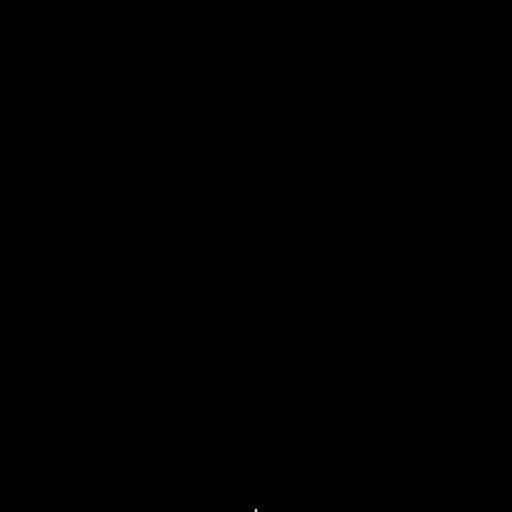
Frame 1 (no input)
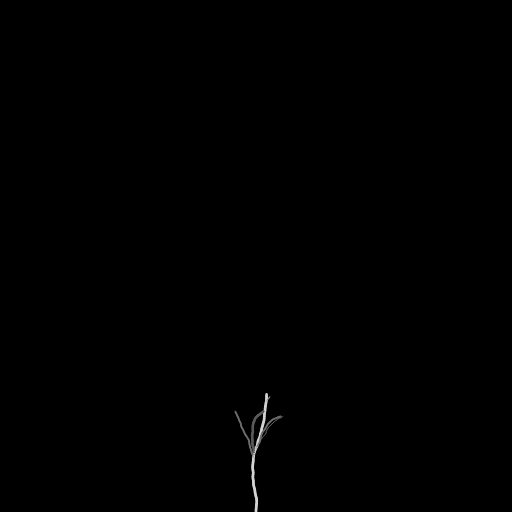
Frame 60 (no input)
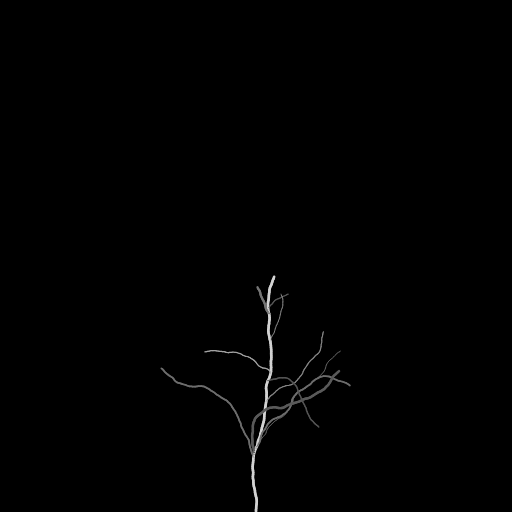
Frame 120 (the mouse pressed at the canvas centre since frame 60)

The p5.js sketch that drew these frames (run headless with seeded random() and noise() and a simulated clock; from frame 60 on, the mouse is pressed at the canvas centre):

// p5.js sketch
// ── sketch.js
/////////////////////////////////////////////////////////////////////////
//-----------------Universidad Nacional de las Artes-------------
//---Licenciatura en Artes Multimediales.
//---Artes Multimediales I (Catedra: Lacabanne).
/////////////////////////////////////////////////////////////////////////

//------------------Trabajo Practico I---------------------------

//...Título de la Obra: 'Migrando'
//...Año: 2025
//...Autor/a: OLIVA, Carolina Milena

/////////////////////////////////////////////////////////////////////////
//------------------Codigo:

// Segmento de Variables Glorbales:

let mitadCanvAncho, altoInicial, direccion, gris, grosor;
let reboteX = 1,
  reboteY = 1;

// Declarando la Raiz Principal y las diez raices que le brotan:
let raizUnoX,
  raizUnoY,
  raizUnoDireccion,
  raizUnoReboteX = 1,
  raizUnoReboteY = 1,
  raizUnoGris,
  raizUnoGrosor,
  raizUnoActivado = false;
let raizDosX,
  raizDosY,
  raizDosDireccion,
  raizDosReboteX = 1,
  raizDosReboteY = 1,
  raizDosGris,
  raizDosGrosor,
  raizDosActivado = false;
let raizTresX,
  raizTresY,
  raizTresDireccion,
  raizTresReboteX = 1,
  raizTresReboteY = 1,
  raizTresGris,
  raizTresGrosor,
  raizTresActivado = false;
let raizCuatroX,
  raizCuatroY,
  raizCuatroDireccion,
  raizCuatroReboteX = 1,
  raizCuatroReboteY = 1,
  raizCuatroGris,
  raizCuatroGrosor,
  raizCuatroActivado = false;
let raizCincoX,
  raizCincoY,
  raizCincoDireccion,
  raizCincoReboteX = 1,
  raizCincoReboteY = 1,
  raizCincoGris,
  raizCincoGrosor,
  raizCincoActivado = false;
let raizSeisX,
  raizSeisY,
  raizSeisDireccion,
  raizSeisReboteX = 1,
  raizSeisReboteY = 1,
  raizSeisGris,
  raizSeisGrosor,
  raizSeisActivado = false;
let raizSieteX,
  raizSieteY,
  raizSieteDireccion,
  raizSieteReboteX = 1,
  raizSieteReboteY = 1,
  raizSieteGris,
  raizSieteGrosor,
  raizSieteActivado = false;
let raizOchoX,
  raizOchoY,
  raizOchoDireccion,
  raizOchoReboteX = 1,
  raizOchoReboteY = 1,
  raizOchoGris,
  raizOchoGrosor,
  raizOchoActivado = false;
let raizNueveX,
  raizNueveY,
  raizNueveDireccion,
  raizNueveReboteX = 1,
  raizNueveReboteY = 1,
  raizNueveGris,
  raizNueveGrosor,
  raizNueveActivado = false;
let raizDiezX,
  raizDiezY,
  raizDiezDireccion,
  raizDiezReboteX = 1,
  raizDiezReboteY = 1,
  raizDiezGris,
  raizDiezGrosor,
  raizDiezActivado = false;

///////////////////////////////////////////////////////
function setup() {
  ///////////////////////////////////////////////////////
  let canvas = createCanvas(512, 512);
  background(0);
  frameRate(24);

  //Posicion inicial de la raiz principal
  mitadCanvAncho = width / 2;
  altoInicial = height;
  //Direccion de las raices (inicia siempre para arriba (-90°))
  direccion = -HALF_PI;
  //Color Aleatorio de grises a blancos
  gris = random(100, 255);
  //Grosor Aleatorio de las raices
  grosor = random(2, 5);
}

///////////////////////////////////////////////////////
function draw() {
  ///////////////////////////////////////////////////////
  //-------------RAIZ PRINCIPAL
  let alturaMinimaParaBrotes = 50; // La raíz principal debe crecer 50px antes de brotar
  //Recuerda las posiciones que se usaron en el primer frame para los proximos frames
  let anchoAnterior = mitadCanvAncho;
  let altoAnterior = altoInicial;

  // Crecimiento Animado Direccional de raiz considerando rebote:
  // Multiplicar por rebote invierte la direccion que le da el efecto al mismo.
  mitadCanvAncho += cos(direccion) * 2 * reboteX;
  altoInicial += sin(direccion) * 2 * reboteY;
  direccion += random(-0.2, 0.2); // Variación aleatoria de la dirección.

  // Dibujo Raiz Principal:
  stroke(gris);
  strokeWeight(grosor);
  line(anchoAnterior, altoAnterior, mitadCanvAncho, altoInicial);

  // Rebote:
  if (mitadCanvAncho < 0 || mitadCanvAncho > width) reboteX *= -1;
  if (altoInicial < 0 || altoInicial > height) reboteY *= -1;

  ///////////////////////////////////////////////////////
  //-------------RAICES BROTES

  // Antes de generar brotes verifica si la raíz supero la altura minima establecida
  if (altoInicial < height - alturaMinimaParaBrotes && random() < 0.15) {
    let brote = random(0, 1);
    let xInicio = anchoAnterior + (mitadCanvAncho - anchoAnterior) * brote;
    let yInicio = altoAnterior + (altoInicial - altoAnterior) * brote;
    // 'brote' = valor aleatorio necesario para generar punto de brote al diferenciar la posicion anterior con la actual.

    if (!raizUnoActivado) {
      raizUnoX = xInicio;
      raizUnoY = yInicio;
      raizUnoDireccion = direccion + random(-1.5, 1.5);
      raizUnoGris = gris * random(0.4, 0.8);
      raizUnoGrosor = random(0.5, 2.5);
      raizUnoActivado = true;
    } else if (!raizDosActivado) {
      raizDosX = xInicio;
      raizDosY = yInicio;
      raizDosDireccion = direccion + random(-1.5, 1.5);
      raizDosGris = gris * random(0.4, 0.8);
      raizDosGrosor = random(0.5, 2.5);
      raizDosActivado = true;
    } else if (!raizTresActivado) {
      raizTresX = xInicio;
      raizTresY = yInicio;
      raizTresDireccion = direccion + random(-1.5, 1.5);
      raizTresGris = gris * random(0.4, 0.8);
      raizTresGrosor = random(0.5, 2.5);
      raizTresActivado = true;
    } else if (!raizCuatroActivado) {
      raizCuatroX = xInicio;
      raizCuatroY = yInicio;
      raizCuatroDireccion = direccion + random(-1.5, 1.5);
      raizCuatroGris = gris * random(0.4, 0.8);
      raizCuatroGrosor = random(0.5, 2.5);
      raizCuatroActivado = true;
    } else if (!raizCincoActivado) {
      raizCincoX = xInicio;
      raizCincoY = yInicio;
      raizCincoDireccion = direccion + random(-1.5, 1.5);
      raizCincoGris = gris * random(0.4, 0.8);
      raizCincoGrosor = random(0.5, 2.5);
      raizCincoActivado = true;
    } else if (!raizSeisActivado) {
      raizSeisX = xInicio;
      raizSeisY = yInicio;
      raizSeisDireccion = direccion + random(-1.5, 1.5);
      raizSeisGris = gris * random(0.4, 0.8);
      raizSeisGrosor = random(0.5, 2.5);
      raizSeisActivado = true;
    } else if (!raizSieteActivado) {
      raizSieteX = xInicio;
      raizSieteY = yInicio;
      raizSieteDireccion = direccion + random(-1.5, 1.5);
      raizSieteGris = gris * random(0.4, 0.8);
      raizSieteGrosor = random(0.5, 2.5);
      raizSieteActivado = true;
    } else if (!raizOchoActivado) {
      raizOchoX = xInicio;
      raizOchoY = yInicio;
      raizOchoDireccion = direccion + random(-1.5, 1.5);
      raizOchoGris = gris * random(0.4, 0.8);
      raizOchoGrosor = random(0.5, 2.5);
      raizOchoActivado = true;
    } else if (!raizNueveActivado) {
      raizNueveX = xInicio;
      raizNueveY = yInicio;
      raizNueveDireccion = direccion + random(-1.5, 1.5);
      raizNueveGris = gris * random(0.4, 0.8);
      raizNueveGrosor = random(0.5, 2.5);
      raizNueveActivado = true;
    } else if (!raizDiezActivado) {
      raizDiezX = xInicio;
      raizDiezY = yInicio;
      raizDiezDireccion = direccion + random(-1.5, 1.5);
      raizDiezGris = gris * random(0.4, 0.8);
      raizDiezGrosor = random(0.5, 2.5);
      raizDiezActivado = true;
    }
  }
  ///////////////////////////////////////////////////////
  // Activacion y Dibujo de raices

  //---------------RAIZ UNO---------------
  //Animacion:
  if (raizUnoActivado) {
    push();
    let posicionPrevX = raizUnoX;
    let posicionPrevY = raizUnoY;
    raizUnoX += cos(raizUnoDireccion) * 1.5 * raizUnoReboteX;
    raizUnoY += sin(raizUnoDireccion) * 1.5 * raizUnoReboteY;
    raizUnoDireccion += random(-0.25, 0.25);
    //Dibujo:
    stroke(raizUnoGris);
    strokeWeight(raizUnoGrosor);
    line(posicionPrevX, posicionPrevY, raizUnoX, raizUnoY);
    //Efecto de rebote:
    if (raizUnoX < 0 || raizUnoX > width) raizUnoReboteX *= -1;
    if (raizUnoY < 0 || raizUnoY > height) raizUnoReboteY *= -1;
    pop();
  }

  //---------------RAIZ DOS---------------
  //Animacion:
  if (raizDosActivado) {
    push();
    let posicionPrevX = raizDosX;
    let posicionPrevY = raizDosY;
    raizDosX += cos(raizDosDireccion) * 1.5 * raizDosReboteX;
    raizDosY += sin(raizDosDireccion) * 1.5 * raizDosReboteY;
    raizDosDireccion += random(-0.25, 0.25);
    //Dibujo:
    stroke(raizDosGris);
    strokeWeight(raizDosGrosor);
    line(posicionPrevX, posicionPrevY, raizDosX, raizDosY);
    //Efecto de rebote:
    if (raizDosX < 0 || raizDosX > width) raizDosReboteX *= -1;
    if (raizDosY < 0 || raizDosY > height) raizDosReboteY *= -1;
    pop();
  }

  //---------------RAIZ TRES---------------
  //Animacion:
  if (raizTresActivado) {
    push();
    let posicionPrevX = raizTresX;
    let posicionPrevY = raizTresY;
    raizTresX += cos(raizTresDireccion) * 1.5 * raizTresReboteX;
    raizTresY += sin(raizTresDireccion) * 1.5 * raizTresReboteY;
    raizTresDireccion += random(-0.25, 0.25);
    //Dibujo:
    stroke(raizTresGris);
    strokeWeight(raizTresGrosor);
    line(posicionPrevX, posicionPrevY, raizTresX, raizTresY);
    //Efecto de rebote:
    if (raizTresX < 0 || raizTresX > width) raizTresReboteX *= -1;
    if (raizTresY < 0 || raizTresY > height) raizTresReboteY *= -1;
    pop();
  }

  //---------------RAIZ CUATRO---------------
  //Animacion:
  if (raizCuatroActivado) {
    push();
    let posicionPrevX = raizCuatroX;
    let posicionPrevY = raizCuatroY;
    raizCuatroX += cos(raizCuatroDireccion) * 1.5 * raizCuatroReboteX;
    raizCuatroY += sin(raizCuatroDireccion) * 1.5 * raizCuatroReboteY;
    raizCuatroDireccion += random(-0.25, 0.25);
    //Dibujo:
    stroke(raizCuatroGris);
    strokeWeight(raizCuatroGrosor);
    line(posicionPrevX, posicionPrevY, raizCuatroX, raizCuatroY);
    //Efecto de rebote:
    if (raizCuatroX < 0 || raizCuatroX > width) raizCuatroReboteX *= -1;
    if (raizCuatroY < 0 || raizCuatroY > height) raizCuatroReboteY *= -1;
    pop();
  }

  //---------------RAIZ CINCO---------------
  //Animacion:
  if (raizCincoActivado) {
    push();
    let posicionPrevX = raizCincoX;
    let posicionPrevY = raizCincoY;
    raizCincoX += cos(raizCincoDireccion) * 1.5 * raizCincoReboteX;
    raizCincoY += sin(raizCincoDireccion) * 1.5 * raizCincoReboteY;
    raizCincoDireccion += random(-0.25, 0.25);
    //Dibujo:
    stroke(raizCincoGris);
    strokeWeight(raizCincoGrosor);
    line(posicionPrevX, posicionPrevY, raizCincoX, raizCincoY);
    //Efecto de rebote:
    if (raizCincoX < 0 || raizCincoX > width) raizCincoReboteX *= -1;
    if (raizCincoY < 0 || raizCincoY > height) raizCincoReboteY *= -1;
    pop();
  }

  //---------------RAIZ SEIS---------------
  //Animacion:
  if (raizSeisActivado) {
    push();
    let posicionPrevX = raizSeisX;
    let posicionPrevY = raizSeisY;
    raizSeisX += cos(raizSeisDireccion) * 1.5 * raizSeisReboteX;
    raizSeisY += sin(raizSeisDireccion) * 1.5 * raizSeisReboteY;
    raizSeisDireccion += random(-0.25, 0.25);
    //Dibujo:
    stroke(raizSeisGris);
    strokeWeight(raizSeisGrosor);
    line(posicionPrevX, posicionPrevY, raizSeisX, raizSeisY);
    //Efecto de rebote:
    if (raizSeisX < 0 || raizSeisX > width) raizSeisReboteX *= -1;
    if (raizSeisY < 0 || raizSeisY > height) raizSeisReboteY *= -1;
    pop();
  }

  //---------------RAIZ SIETE---------------
  //Animacion:
  if (raizSieteActivado) {
    push();
    let posicionPrevX = raizSieteX;
    let posicionPrevY = raizSieteY;
    raizSieteX += cos(raizSieteDireccion) * 1.5 * raizSieteReboteX;
    raizSieteY += sin(raizSieteDireccion) * 1.5 * raizSieteReboteY;
    raizSieteDireccion += random(-0.25, 0.25);
    //Dibujo:
    stroke(raizSieteGris);
    strokeWeight(raizSieteGrosor);
    line(posicionPrevX, posicionPrevY, raizSieteX, raizSieteY);
    //Efecto de rebote:
    if (raizSieteX < 0 || raizSieteX > width) raizSieteReboteX *= -1;
    if (raizSieteY < 0 || raizSieteY > height) raizSieteReboteY *= -1;
    pop();
  }

  //---------------RAIZ OCHO---------------
  //Animacion:
  if (raizOchoActivado) {
    push();
    let posicionPrevX = raizOchoX;
    let posicionPrevY = raizOchoY;
    raizOchoX += cos(raizOchoDireccion) * 1.5 * raizOchoReboteX;
    raizOchoY += sin(raizOchoDireccion) * 1.5 * raizOchoReboteY;
    raizOchoDireccion += random(-0.25, 0.25);
    //Dibujo:
    stroke(raizOchoGris);
    strokeWeight(raizOchoGrosor);
    line(posicionPrevX, posicionPrevY, raizOchoX, raizOchoY);
    //Efecto de rebote:
    if (raizOchoX < 0 || raizOchoX > width) raizOchoReboteX *= -1;
    if (raizOchoY < 0 || raizOchoY > height) raizOchoReboteY *= -1;
    pop();
  }

  //---------------RAIZ NUEVE---------------
  //Animacion:
  if (raizNueveActivado) {
    push();
    let posicionPrevX = raizNueveX;
    let posicionPrevY = raizNueveY;
    raizNueveX += cos(raizNueveDireccion) * 1.5 * raizNueveReboteX;
    raizNueveY += sin(raizNueveDireccion) * 1.5 * raizNueveReboteY;
    raizNueveDireccion += random(-0.25, 0.25);
    //Dibujo:
    stroke(raizNueveGris);
    strokeWeight(raizNueveGrosor);
    line(posicionPrevX, posicionPrevY, raizNueveX, raizNueveY);
    //Efecto de rebote:
    if (raizNueveX < 0 || raizNueveX > width) raizNueveReboteX *= -1;
    if (raizNueveY < 0 || raizNueveY > height) raizNueveReboteY *= -1;
    pop();
  }

  //---------------RAIZ DIEZ---------------
  //Animacion:
  if (raizDiezActivado) {
    push();
    let posicionPrevX = raizDiezX;
    let posicionPrevY = raizDiezY;
    raizDiezX += cos(raizDiezDireccion) * 1.5 * raizDiezReboteX;
    raizDiezY += sin(raizDiezDireccion) * 1.5 * raizDiezReboteY;
    raizDiezDireccion += random(-0.25, 0.25);
    //Dibujo:
    stroke(raizDiezGris);
    strokeWeight(raizDiezGrosor);
    line(posicionPrevX, posicionPrevY, raizDiezX, raizDiezY);
    //Efecto de rebote:
    if (raizDiezX < 0 || raizDiezX > width) raizDiezReboteX *= -1;
    if (raizDiezY < 0 || raizDiezY > height) raizDiezReboteY *= -1;
    pop();
  }
}
